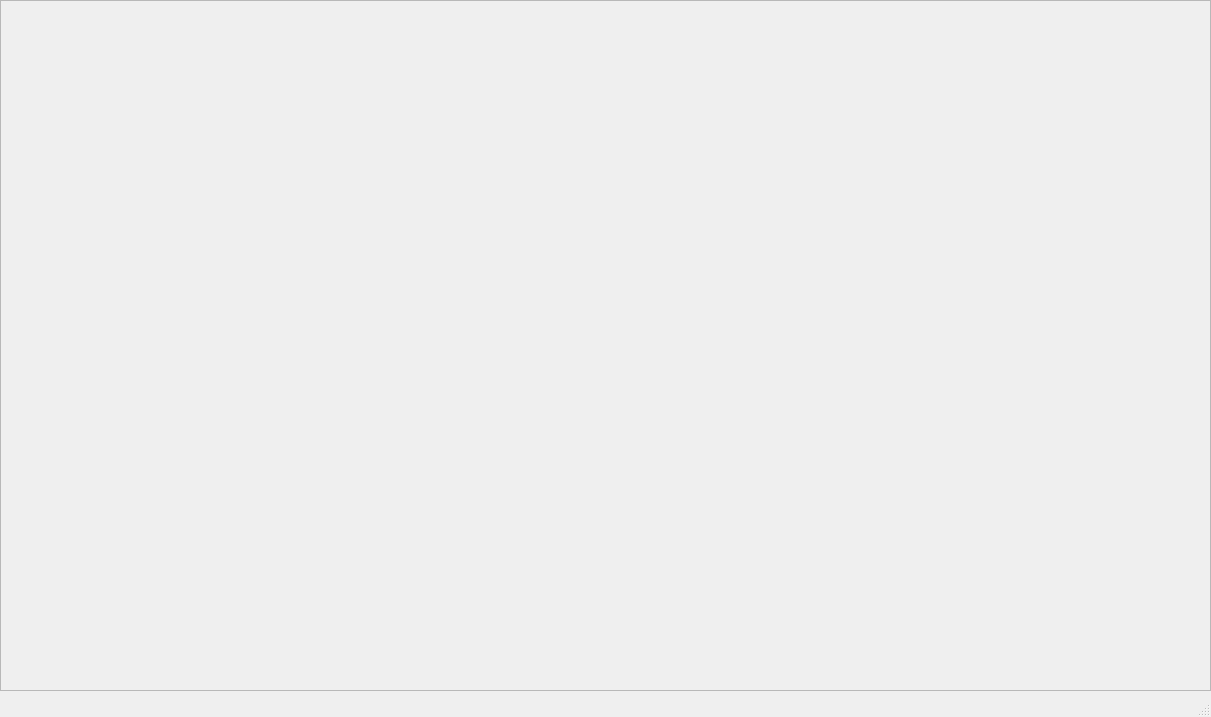
<?xml version="1.0" encoding="UTF-8"?>
<ui version="4.0">
 <class>MainWindow</class>
 <widget class="QMainWindow" name="MainWindow">
  <property name="geometry">
   <rect>
    <x>0</x>
    <y>0</y>
    <width>1211</width>
    <height>717</height>
   </rect>
  </property>
  <property name="windowTitle">
   <string>MainWindow</string>
  </property>
  <widget class="QWidget" name="centralwidget">
   <widget class="QFrame" name="gameFrame">
    <property name="geometry">
     <rect>
      <x>0</x>
      <y>0</y>
      <width>1211</width>
      <height>691</height>
     </rect>
    </property>
    <property name="frameShape">
     <enum>QFrame::Shape::StyledPanel</enum>
    </property>
    <property name="frameShadow">
     <enum>QFrame::Shadow::Raised</enum>
    </property>
   </widget>
  </widget>
  <widget class="QMenuBar" name="menubar">
   <property name="geometry">
    <rect>
     <x>0</x>
     <y>0</y>
     <width>1211</width>
     <height>21</height>
    </rect>
   </property>
  </widget>
  <widget class="QStatusBar" name="statusbar"/>
 </widget>
 <resources/>
 <connections/>
</ui>
